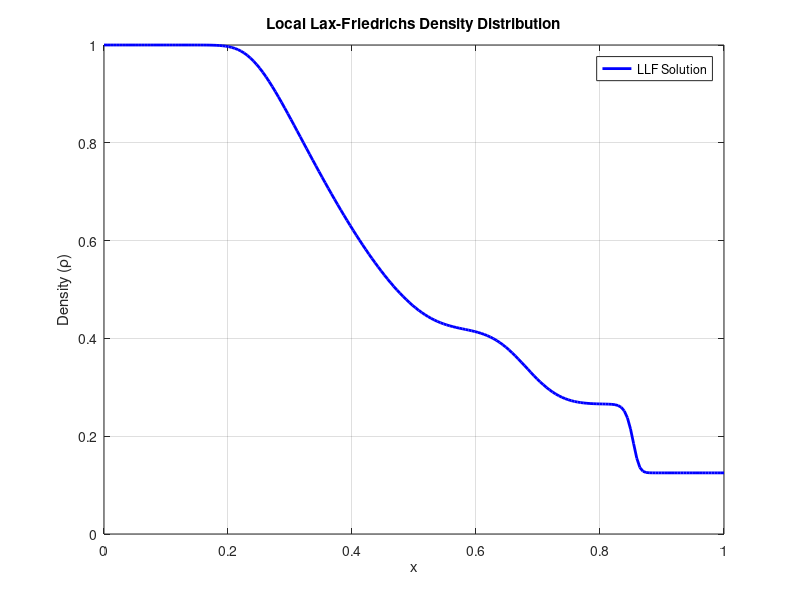

Recreate this plot in MATLAB. (Note: this script raises an error after producing the figure.)
function local_lax_friedrichs_solution()
    % Local Lax-Friedrichs method for Sod's shock tube problem
    
    % Initial conditions
    rho_L = 1.0; u_L = 0.0; p_L = 1.0;
    rho_R = 0.125; u_R = 0.0; p_R = 0.1;
    gamma = 1.4;
    
    % Domain and time
    N = 200;
    x = linspace(0, 1, N);
    dx = x(2) - x(1);
    t_final = 0.2;
    CFL = 0.5;
    
    % Initialize solution
    W = zeros(3, N);
    for i = 1:N
        if x(i) < 0.5
            W(1,i) = rho_L;
            W(2,i) = rho_L * u_L;
            W(3,i) = p_L/(gamma-1) + 0.5*rho_L*u_L^2;
        else
            W(1,i) = rho_R;
            W(2,i) = rho_R * u_R;
            W(3,i) = p_R/(gamma-1) + 0.5*rho_R*u_R^2;
        end
    end
    
    % Time stepping
    t = 0;
    while t < t_final
        % Calculate time step
        max_speed = 0;
        for i = 1:N
            rho = W(1,i);
            u = W(2,i)/rho;
            E = W(3,i);
            p = (gamma-1)*(E - 0.5*rho*u^2);
            c = sqrt(gamma*p/rho);
            max_speed = max(max_speed, abs(u) + c);
        end
        dt = CFL * dx / max_speed;
        if t + dt > t_final
            dt = t_final - t;
        end
        
        % Local Lax-Friedrichs update
        W_new = W;
        for i = 2:N-1
            % Calculate fluxes at interfaces
            F_im1 = euler_flux(W(:,i-1), gamma);
            F_i = euler_flux(W(:,i), gamma);
            F_ip1 = euler_flux(W(:,i+1), gamma);
            
            % Local wave speeds at interfaces
            alpha_left = max(wave_speed(W(:,i-1), gamma), wave_speed(W(:,i), gamma));
            alpha_right = max(wave_speed(W(:,i), gamma), wave_speed(W(:,i+1), gamma));
            
            % LLF fluxes at interfaces
            F_left = 0.5*(F_im1 + F_i) - 0.5*alpha_left*(W(:,i) - W(:,i-1));
            F_right = 0.5*(F_i + F_ip1) - 0.5*alpha_right*(W(:,i+1) - W(:,i));
            
            % Update using finite volume formula
            W_new(:,i) = W(:,i) - (dt/dx)*(F_right - F_left);
        end
        
        % Boundary conditions
        W_new(:,1) = W_new(:,2);
        W_new(:,N) = W_new(:,N-1);
        
        W = W_new;
        t = t + dt;
    end
    
    % Extract primitive variables
    rho = W(1,:);
    u = W(2,:) ./ W(1,:);
    E = W(3,:);
    p = (gamma-1)*(E - 0.5*W(1,:).*u.^2);
    
    % Save individual plots as TikZ
    % Density plot
    figure('Position', [100, 100, 400, 300]);
    set(gcf, 'Color', 'white');
    plot(x, rho, 'b-', 'LineWidth', 2);
    xlabel('x');
    ylabel('Density (\rho)');
    title('Local Lax-Friedrichs Density Distribution');
    legend('LLF Solution', 'Location', 'best');
    grid on;
    matlab2tikz('../report/figure/density_llf.tex');
    
    % Velocity plot
    figure('Position', [100, 100, 400, 300]);
    set(gcf, 'Color', 'white');
    plot(x, u, 'r-', 'LineWidth', 2);
    xlabel('x');
    ylabel('Velocity (u)');
    title('Local Lax-Friedrichs Velocity Distribution');
    legend('LLF Solution', 'Location', 'best');
    grid on;
    matlab2tikz('../report/figure/velocity_llf.tex');
    
    % Pressure plot
    figure('Position', [100, 100, 400, 300]);
    set(gcf, 'Color', 'white');
    plot(x, p, 'g-', 'LineWidth', 2);
    xlabel('x');
    ylabel('Pressure (p)');
    title('Local Lax-Friedrichs Pressure Distribution');
    legend('LLF Solution', 'Location', 'best');
    grid on;
    matlab2tikz('../report/figure/pressure_llf.tex');
end

function F = euler_flux(W, gamma)
    rho = W(1);
    u = W(2)/rho;
    E = W(3);
    p = (gamma-1)*(E - 0.5*rho*u^2);
    
    F = [rho*u; rho*u^2 + p; u*(E + p)];
end

function alpha = wave_speed(W, gamma)
    rho = W(1);
    u = W(2)/rho;
    E = W(3);
    p = (gamma-1)*(E - 0.5*rho*u^2);
    c = sqrt(gamma*p/rho);
    alpha = abs(u) + c;
end
